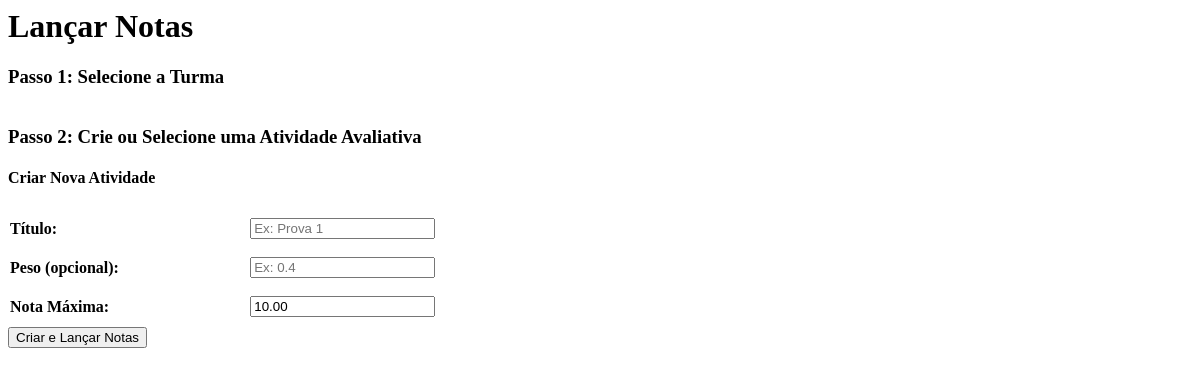
Page /academo_1.0/professor/enviar_notas.php?class_id=8 on the earlier database version.
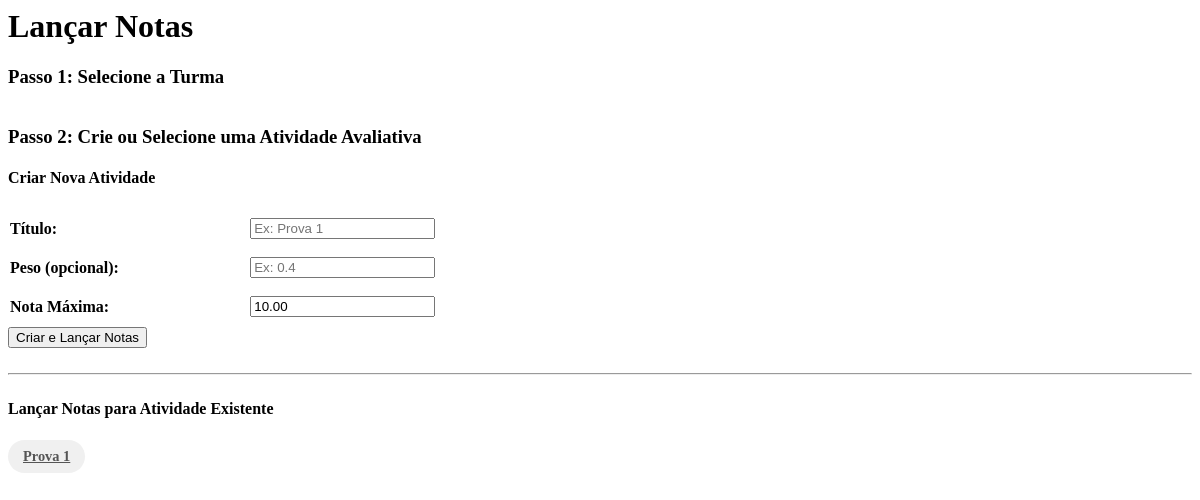
Same page on the later database version.
### tables this page shows
CREATE TABLE `grade_items` (
  `id_grade_items` int(11) NOT NULL,
  `class_id` int(11) NOT NULL,
  `title` varchar(150) NOT NULL,
  `weight` decimal(5,2) NOT NULL,
  `due_date` datetime DEFAULT NULL,
  `max_score` decimal(6,2) NOT NULL DEFAULT 100.00
);

### academo_1.0/professor/enviar_notas.php (the view, shortened to what this page needs)
<?php
require_once __DIR__ . '/../db.php';
$class_id = isset($_GET['class_id']) ? (int)$_GET['class_id'] : 0;
$item_id = isset($_GET['item_id']) ? (int)$_GET['item_id'] : 0;
$grade_items = [];
if ($class_id) {
    $items_stmt = $conn->prepare("SELECT id_grade_items, title FROM grade_items WHERE class_id = ? ORDER BY title");
    $items_stmt->bind_param("i", $class_id);
    $items_stmt->execute();
    $grade_items = $items_stmt->get_result()->fetch_all(MYSQLI_ASSOC);
}
?>
<h1>Lançar Notas</h1>
<div class="box">
    <h3>Passo 1: Selecione a Turma</h3>
</div>
<?php if ($class_id): ?>
<div class="box">
    <h3>Passo 2: Crie ou Selecione uma Atividade Avaliativa</h3>
    <h4>Criar Nova Atividade</h4>
    <form method="post" action="?page=enviar_notas" style="margin-bottom: 20px;">
        <table class="form-table">
            <tr>
                <td><label for="titulo_atividade">Título:</label></td>
                <td><input type="text" id="titulo_atividade" name="titulo_atividade" placeholder="Ex: Prova 1" required></td>
            </tr>
            <tr>
                <td><label for="peso_atividade">Peso (opcional):</label></td>
                <td><input type="number" id="peso_atividade" name="peso_atividade" step="0.01" min="0" placeholder="Ex: 0.4"></td>
            </tr>
             <tr>
                <td><label for="nota_max_atividade">Nota Máxima:</label></td>
                <td><input type="number" id="nota_max_atividade" name="nota_max_atividade" step="0.01" min="0" value="10.00"></td>
            </tr>
        </table>
        <button type="submit" name="criar_atividade">Criar e Lançar Notas</button>
    </form>
    <?php if (!empty($grade_items)): ?>
        <hr style="margin: 25px 0;">
        <h4>Lançar Notas para Atividade Existente</h4>
        <div class="activity-list">
        <?php foreach ($grade_items as $item): ?>
            <a href="?page=enviar_notas&class_id=<?= $class_id ?>&item_id=<?= $item['id_grade_items'] ?>" class="activity-link <?= $item_id == $item['id_grade_items'] ? 'active' : '' ?>">
                <?= htmlspecialchars($item['title']) ?>
            </a>
        <?php endforeach; ?>
        </div>
    <?php endif; ?>
</div>
<?php endif; ?>

Differences in the rows shown:
added grade_items: title "Prova 1"
Other differences:
text now shown: "Lançar Notas para Atividade Existente"
